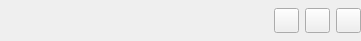
<?xml version="1.0" encoding="UTF-8"?>
<ui version="4.0">
 <class>FaceGroupWidget</class>
 <widget class="QWidget" name="FaceGroupWidget">
  <property name="geometry">
   <rect>
    <x>0</x>
    <y>0</y>
    <width>361</width>
    <height>41</height>
   </rect>
  </property>
  <property name="windowTitle">
   <string>Form</string>
  </property>
  <layout class="QGridLayout" name="gridLayout">
   <property name="leftMargin">
    <number>0</number>
   </property>
   <property name="topMargin">
    <number>0</number>
   </property>
   <property name="rightMargin">
    <number>0</number>
   </property>
   <property name="bottomMargin">
    <number>0</number>
   </property>
   <item row="0" column="0">
    <widget class="QLabel" name="label">
     <property name="text">
      <string/>
     </property>
    </widget>
   </item>
   <item row="0" column="1">
    <spacer name="horizontalSpacer">
     <property name="orientation">
      <enum>Qt::Horizontal</enum>
     </property>
     <property name="sizeHint" stdset="0">
      <size>
       <width>241</width>
       <height>20</height>
      </size>
     </property>
    </spacer>
   </item>
   <item row="0" column="2">
    <widget class="QPushButton" name="pushButton_OK">
     <property name="maximumSize">
      <size>
       <width>25</width>
       <height>25</height>
      </size>
     </property>
     <property name="text">
      <string/>
     </property>
    </widget>
   </item>
   <item row="0" column="3">
    <widget class="QPushButton" name="pushButton_Cancel">
     <property name="maximumSize">
      <size>
       <width>25</width>
       <height>25</height>
      </size>
     </property>
     <property name="text">
      <string/>
     </property>
    </widget>
   </item>
   <item row="0" column="4">
    <widget class="QPushButton" name="pushButton_Delete">
     <property name="maximumSize">
      <size>
       <width>25</width>
       <height>25</height>
      </size>
     </property>
     <property name="text">
      <string/>
     </property>
    </widget>
   </item>
  </layout>
 </widget>
 <resources/>
 <connections/>
</ui>
